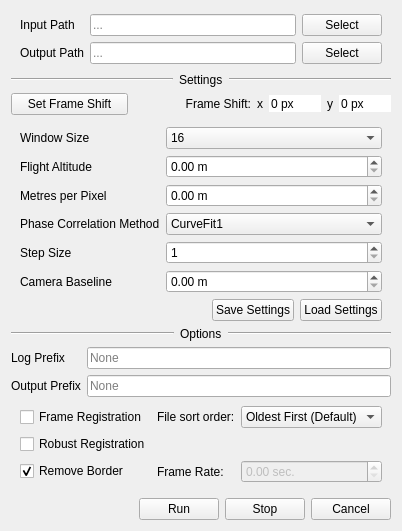
<?xml version="1.0" encoding="UTF-8"?>
<ui version="4.0">
 <class>DemGeneration</class>
 <widget class="QWidget" name="DemGeneration">
  <property name="geometry">
   <rect>
    <x>0</x>
    <y>0</y>
    <width>366</width>
    <height>531</height>
   </rect>
  </property>
  <property name="windowTitle">
   <string>Form</string>
  </property>
  <layout class="QVBoxLayout" name="verticalLayout_3">
   <item>
    <widget class="QWidget" name="gridWidget" native="true">
     <layout class="QGridLayout" name="gridLayout">
      <property name="topMargin">
       <number>3</number>
      </property>
      <property name="bottomMargin">
       <number>3</number>
      </property>
      <item row="1" column="2">
       <widget class="QPushButton" name="selectOutputBtn">
        <property name="text">
         <string>Select</string>
        </property>
       </widget>
      </item>
      <item row="0" column="0">
       <widget class="QLabel" name="label_2">
        <property name="text">
         <string>Input Path</string>
        </property>
        <property name="buddy">
         <cstring>inputPathLineEdit</cstring>
        </property>
       </widget>
      </item>
      <item row="1" column="1">
       <widget class="QLineEdit" name="outputPathLineEdit">
        <property name="toolTip">
         <string>&lt;html&gt;&lt;head/&gt;&lt;body&gt;&lt;p&gt;Change the output path. &lt;/p&gt;&lt;p&gt;If none is provided, the default output path is used: &lt;/p&gt;&lt;p&gt;C:/Tiger/Data/Output/SENT02&lt;/p&gt;&lt;/body&gt;&lt;/html&gt;</string>
        </property>
        <property name="placeholderText">
         <string>...</string>
        </property>
       </widget>
      </item>
      <item row="1" column="0">
       <widget class="QLabel" name="label_3">
        <property name="text">
         <string>Output Path</string>
        </property>
        <property name="buddy">
         <cstring>outputPathLineEdit</cstring>
        </property>
       </widget>
      </item>
      <item row="0" column="1">
       <widget class="QLineEdit" name="inputPathLineEdit">
        <property name="placeholderText">
         <string>...</string>
        </property>
       </widget>
      </item>
      <item row="0" column="2">
       <widget class="QPushButton" name="selectInputBtn">
        <property name="text">
         <string>Select</string>
        </property>
       </widget>
      </item>
     </layout>
    </widget>
   </item>
   <item>
    <layout class="QVBoxLayout" name="verticalLayout_2">
     <item>
      <widget class="QWidget" name="widget" native="true">
       <layout class="QHBoxLayout" name="horizontalLayout_3">
        <property name="leftMargin">
         <number>0</number>
        </property>
        <property name="topMargin">
         <number>0</number>
        </property>
        <property name="rightMargin">
         <number>0</number>
        </property>
        <property name="bottomMargin">
         <number>0</number>
        </property>
        <item>
         <widget class="Line" name="line">
          <property name="orientation">
           <enum>Qt::Horizontal</enum>
          </property>
         </widget>
        </item>
        <item>
         <widget class="QLabel" name="label_5">
          <property name="sizePolicy">
           <sizepolicy hsizetype="Maximum" vsizetype="Preferred">
            <horstretch>0</horstretch>
            <verstretch>0</verstretch>
           </sizepolicy>
          </property>
          <property name="text">
           <string>Settings</string>
          </property>
         </widget>
        </item>
        <item>
         <widget class="Line" name="line_2">
          <property name="orientation">
           <enum>Qt::Horizontal</enum>
          </property>
         </widget>
        </item>
       </layout>
      </widget>
     </item>
     <item>
      <layout class="QVBoxLayout" name="verticalLayout_4">
       <item>
        <layout class="QGridLayout" name="gridLayout_3">
         <property name="bottomMargin">
          <number>6</number>
         </property>
         <item row="0" column="2">
          <widget class="QLabel" name="label">
           <property name="sizePolicy">
            <sizepolicy hsizetype="Maximum" vsizetype="Preferred">
             <horstretch>0</horstretch>
             <verstretch>0</verstretch>
            </sizepolicy>
           </property>
           <property name="text">
            <string>x</string>
           </property>
          </widget>
         </item>
         <item row="0" column="3">
          <widget class="QSpinBox" name="xShift">
           <property name="sizePolicy">
            <sizepolicy hsizetype="Maximum" vsizetype="Fixed">
             <horstretch>0</horstretch>
             <verstretch>0</verstretch>
            </sizepolicy>
           </property>
           <property name="toolTip">
            <string>&lt;html&gt;&lt;head/&gt;&lt;body&gt;&lt;p&gt;shift along the x axis&lt;/p&gt;&lt;/body&gt;&lt;/html&gt;</string>
           </property>
           <property name="frame">
            <bool>false</bool>
           </property>
           <property name="buttonSymbols">
            <enum>QAbstractSpinBox::NoButtons</enum>
           </property>
           <property name="suffix">
            <string> px</string>
           </property>
           <property name="prefix">
            <string/>
           </property>
           <property name="minimum">
            <number>-9999</number>
           </property>
           <property name="maximum">
            <number>9999</number>
           </property>
          </widget>
         </item>
         <item row="0" column="4">
          <widget class="QLabel" name="label_4">
           <property name="sizePolicy">
            <sizepolicy hsizetype="Maximum" vsizetype="Preferred">
             <horstretch>0</horstretch>
             <verstretch>0</verstretch>
            </sizepolicy>
           </property>
           <property name="text">
            <string>y</string>
           </property>
          </widget>
         </item>
         <item row="0" column="1">
          <widget class="QLabel" name="label_17">
           <property name="toolTip">
            <string>&lt;html&gt;&lt;head/&gt;&lt;body&gt;&lt;p&gt;Set shift in x and y directions.&lt;/p&gt;&lt;/body&gt;&lt;/html&gt;</string>
           </property>
           <property name="text">
            <string>Frame Shift:</string>
           </property>
           <property name="alignment">
            <set>Qt::AlignRight|Qt::AlignTrailing|Qt::AlignVCenter</set>
           </property>
           <property name="buddy">
            <cstring>frameShiftBtn</cstring>
           </property>
          </widget>
         </item>
         <item row="0" column="5">
          <widget class="QSpinBox" name="yShift">
           <property name="sizePolicy">
            <sizepolicy hsizetype="Maximum" vsizetype="Fixed">
             <horstretch>0</horstretch>
             <verstretch>0</verstretch>
            </sizepolicy>
           </property>
           <property name="toolTip">
            <string>&lt;html&gt;&lt;head/&gt;&lt;body&gt;&lt;p&gt;shift along the y axis&lt;/p&gt;&lt;/body&gt;&lt;/html&gt;</string>
           </property>
           <property name="frame">
            <bool>false</bool>
           </property>
           <property name="buttonSymbols">
            <enum>QAbstractSpinBox::NoButtons</enum>
           </property>
           <property name="suffix">
            <string> px</string>
           </property>
           <property name="prefix">
            <string/>
           </property>
           <property name="minimum">
            <number>-9999</number>
           </property>
           <property name="maximum">
            <number>9999</number>
           </property>
          </widget>
         </item>
         <item row="0" column="0">
          <widget class="QPushButton" name="frameShiftBtn">
           <property name="sizePolicy">
            <sizepolicy hsizetype="Minimum" vsizetype="Fixed">
             <horstretch>0</horstretch>
             <verstretch>0</verstretch>
            </sizepolicy>
           </property>
           <property name="toolTip">
            <string>&lt;html&gt;&lt;head/&gt;&lt;body&gt;&lt;p&gt;Activate the Frame Shift Visualiser window&lt;/p&gt;&lt;/body&gt;&lt;/html&gt;</string>
           </property>
           <property name="text">
            <string>Set Frame Shift</string>
           </property>
           <property name="default">
            <bool>false</bool>
           </property>
           <property name="flat">
            <bool>false</bool>
           </property>
          </widget>
         </item>
        </layout>
       </item>
      </layout>
     </item>
     <item alignment="Qt::AlignTop">
      <widget class="QWidget" name="widget_2" native="true">
       <layout class="QFormLayout" name="formLayout">
        <property name="topMargin">
         <number>0</number>
        </property>
        <property name="bottomMargin">
         <number>0</number>
        </property>
        <item row="0" column="0">
         <widget class="QLabel" name="label_18">
          <property name="toolTip">
           <string/>
          </property>
          <property name="text">
           <string>Window Size</string>
          </property>
          <property name="buddy">
           <cstring>winSizeComboBox</cstring>
          </property>
         </widget>
        </item>
        <item row="0" column="1">
         <widget class="QComboBox" name="winSizeComboBox">
          <property name="toolTip">
           <string>&lt;html&gt;&lt;head/&gt;&lt;body&gt;&lt;p&gt;Local phase correlation scanning window size, default setting is 16.&lt;/p&gt;&lt;p&gt;If the results are not good, try 32.&lt;/p&gt;&lt;/body&gt;&lt;/html&gt;</string>
          </property>
          <item>
           <property name="text">
            <string>16</string>
           </property>
          </item>
          <item>
           <property name="text">
            <string>32</string>
           </property>
          </item>
          <item>
           <property name="text">
            <string>64</string>
           </property>
          </item>
         </widget>
        </item>
        <item row="1" column="0">
         <widget class="QLabel" name="label_6">
          <property name="toolTip">
           <string/>
          </property>
          <property name="text">
           <string>Flight Altitude</string>
          </property>
          <property name="buddy">
           <cstring>flightAltSpinBox</cstring>
          </property>
         </widget>
        </item>
        <item row="1" column="1">
         <widget class="QDoubleSpinBox" name="flightAltSpinBox">
          <property name="toolTip">
           <string>&lt;html&gt;&lt;head/&gt;&lt;body&gt;&lt;p&gt;Flight Altitude above the ground in metres.&lt;/p&gt;&lt;/body&gt;&lt;/html&gt;</string>
          </property>
          <property name="prefix">
           <string/>
          </property>
          <property name="suffix">
           <string> m</string>
          </property>
          <property name="decimals">
           <number>2</number>
          </property>
          <property name="maximum">
           <double>9999.000000000000000</double>
          </property>
         </widget>
        </item>
        <item row="3" column="0">
         <widget class="QLabel" name="label_7">
          <property name="toolTip">
           <string/>
          </property>
          <property name="text">
           <string>Metres per Pixel</string>
          </property>
         </widget>
        </item>
        <item row="3" column="1">
         <widget class="QDoubleSpinBox" name="pixelResBox">
          <property name="toolTip">
           <string>&lt;html&gt;&lt;head/&gt;&lt;body&gt;&lt;p&gt;How many metres a single pixel represents, i.e., the stereo image resolution.&lt;/p&gt;&lt;/body&gt;&lt;/html&gt;</string>
          </property>
          <property name="suffix">
           <string> m</string>
          </property>
          <property name="maximum">
           <double>99999.990000000005239</double>
          </property>
          <property name="singleStep">
           <double>0.100000000000000</double>
          </property>
         </widget>
        </item>
        <item row="5" column="0">
         <widget class="QLabel" name="label_8">
          <property name="toolTip">
           <string/>
          </property>
          <property name="text">
           <string>Phase Correlation Method</string>
          </property>
          <property name="buddy">
           <cstring>phaseCorrComboBox</cstring>
          </property>
         </widget>
        </item>
        <item row="5" column="1">
         <widget class="QComboBox" name="phaseCorrComboBox">
          <property name="toolTip">
           <string>&lt;html&gt;&lt;head/&gt;&lt;body&gt;&lt;p&gt;Phase Correlation Method, default is CurveFit1.&lt;/p&gt;&lt;/body&gt;&lt;/html&gt;</string>
          </property>
          <item>
           <property name="text">
            <string>CurveFit1</string>
           </property>
          </item>
          <item>
           <property name="text">
            <string>CurveFit2</string>
           </property>
          </item>
          <item>
           <property name="text">
            <string>Robust2DFit1</string>
           </property>
          </item>
          <item>
           <property name="text">
            <string>Robust2DFit2</string>
           </property>
          </item>
         </widget>
        </item>
        <item row="6" column="0">
         <widget class="QLabel" name="label_9">
          <property name="toolTip">
           <string/>
          </property>
          <property name="text">
           <string>Step Size</string>
          </property>
          <property name="buddy">
           <cstring>stepSizeSpinBox</cstring>
          </property>
         </widget>
        </item>
        <item row="6" column="1">
         <widget class="QSpinBox" name="stepSizeSpinBox">
          <property name="toolTip">
           <string>&lt;html&gt;&lt;head/&gt;&lt;body&gt;&lt;p&gt;Phase Correlation scanning jump step for speed up of calculation. &lt;/p&gt;&lt;p&gt;It can be set as large as 5 for lower accuracy of DEM display. &lt;/p&gt;&lt;/body&gt;&lt;/html&gt;</string>
          </property>
          <property name="suffix">
           <string/>
          </property>
          <property name="minimum">
           <number>1</number>
          </property>
          <property name="maximum">
           <number>5</number>
          </property>
         </widget>
        </item>
        <item row="7" column="0">
         <widget class="QLabel" name="label_10">
          <property name="toolTip">
           <string/>
          </property>
          <property name="text">
           <string>Camera Baseline</string>
          </property>
          <property name="buddy">
           <cstring>baselineSpinBox</cstring>
          </property>
         </widget>
        </item>
        <item row="7" column="1">
         <widget class="QDoubleSpinBox" name="baselineSpinBox">
          <property name="toolTip">
           <string>&lt;html&gt;&lt;head/&gt;&lt;body&gt;&lt;p&gt;Difference in position between the two cameras, given in metres.&lt;/p&gt;&lt;/body&gt;&lt;/html&gt;</string>
          </property>
          <property name="suffix">
           <string> m</string>
          </property>
          <property name="maximum">
           <double>100000.000000000000000</double>
          </property>
         </widget>
        </item>
        <item row="9" column="1">
         <widget class="QWidget" name="widget_8" native="true">
          <layout class="QHBoxLayout" name="horizontalLayout_7">
           <property name="leftMargin">
            <number>0</number>
           </property>
           <property name="topMargin">
            <number>0</number>
           </property>
           <property name="rightMargin">
            <number>0</number>
           </property>
           <property name="bottomMargin">
            <number>0</number>
           </property>
           <item>
            <spacer name="horizontalSpacer_2">
             <property name="orientation">
              <enum>Qt::Horizontal</enum>
             </property>
             <property name="sizeHint" stdset="0">
              <size>
               <width>40</width>
               <height>20</height>
              </size>
             </property>
            </spacer>
           </item>
           <item>
            <widget class="QPushButton" name="saveSettingsBtn">
             <property name="sizePolicy">
              <sizepolicy hsizetype="Minimum" vsizetype="Fixed">
               <horstretch>0</horstretch>
               <verstretch>0</verstretch>
              </sizepolicy>
             </property>
             <property name="toolTip">
              <string>&lt;html&gt;&lt;head/&gt;&lt;body&gt;&lt;p&gt;Save the current settings to .json file&lt;/p&gt;&lt;/body&gt;&lt;/html&gt;</string>
             </property>
             <property name="text">
              <string>Save Settings</string>
             </property>
            </widget>
           </item>
           <item>
            <widget class="QPushButton" name="loadSettingsBtn">
             <property name="toolTip">
              <string>&lt;html&gt;&lt;head/&gt;&lt;body&gt;&lt;p&gt;Load settings from a .json file&lt;/p&gt;&lt;/body&gt;&lt;/html&gt;</string>
             </property>
             <property name="text">
              <string>Load Settings</string>
             </property>
            </widget>
           </item>
          </layout>
         </widget>
        </item>
       </layout>
      </widget>
     </item>
    </layout>
   </item>
   <item>
    <layout class="QVBoxLayout" name="verticalLayout">
     <item>
      <widget class="QWidget" name="widget_3" native="true">
       <layout class="QHBoxLayout" name="horizontalLayout_2">
        <property name="leftMargin">
         <number>0</number>
        </property>
        <property name="topMargin">
         <number>0</number>
        </property>
        <property name="rightMargin">
         <number>0</number>
        </property>
        <property name="bottomMargin">
         <number>0</number>
        </property>
        <item>
         <widget class="Line" name="line_3">
          <property name="orientation">
           <enum>Qt::Horizontal</enum>
          </property>
         </widget>
        </item>
        <item>
         <widget class="QLabel" name="label_14">
          <property name="sizePolicy">
           <sizepolicy hsizetype="Maximum" vsizetype="Preferred">
            <horstretch>0</horstretch>
            <verstretch>0</verstretch>
           </sizepolicy>
          </property>
          <property name="text">
           <string>Options</string>
          </property>
         </widget>
        </item>
        <item>
         <widget class="Line" name="line_4">
          <property name="orientation">
           <enum>Qt::Horizontal</enum>
          </property>
         </widget>
        </item>
       </layout>
      </widget>
     </item>
     <item>
      <layout class="QFormLayout" name="formLayout_3">
       <item row="0" column="0">
        <widget class="QLabel" name="label_13">
         <property name="toolTip">
          <string/>
         </property>
         <property name="text">
          <string>Log Prefix</string>
         </property>
         <property name="buddy">
          <cstring>logPrefixLineEdit</cstring>
         </property>
        </widget>
       </item>
       <item row="0" column="1">
        <widget class="QLineEdit" name="logPrefixLineEdit">
         <property name="toolTip">
          <string>&lt;html&gt;&lt;head/&gt;&lt;body&gt;&lt;p&gt;Prefix to use for log files.&lt;/p&gt;&lt;/body&gt;&lt;/html&gt;</string>
         </property>
         <property name="placeholderText">
          <string>None</string>
         </property>
        </widget>
       </item>
       <item row="1" column="1">
        <widget class="QLineEdit" name="outPrefixLineEdit">
         <property name="toolTip">
          <string>&lt;html&gt;&lt;head/&gt;&lt;body&gt;&lt;p&gt;Prefix to use for output files. &lt;/p&gt;&lt;/body&gt;&lt;/html&gt;</string>
         </property>
         <property name="placeholderText">
          <string>None</string>
         </property>
        </widget>
       </item>
       <item row="1" column="0">
        <widget class="QLabel" name="label_16">
         <property name="acceptDrops">
          <bool>true</bool>
         </property>
         <property name="toolTip">
          <string/>
         </property>
         <property name="text">
          <string>Output Prefix</string>
         </property>
         <property name="buddy">
          <cstring>outPrefixLineEdit</cstring>
         </property>
        </widget>
       </item>
      </layout>
     </item>
     <item>
      <widget class="QWidget" name="formWidget" native="true">
       <layout class="QGridLayout" name="gridLayout_2">
        <property name="topMargin">
         <number>3</number>
        </property>
        <property name="bottomMargin">
         <number>3</number>
        </property>
        <item row="0" column="1">
         <widget class="QLabel" name="label_15">
          <property name="sizePolicy">
           <sizepolicy hsizetype="Maximum" vsizetype="Preferred">
            <horstretch>0</horstretch>
            <verstretch>0</verstretch>
           </sizepolicy>
          </property>
          <property name="text">
           <string>File sort order:</string>
          </property>
         </widget>
        </item>
        <item row="0" column="2">
         <widget class="QComboBox" name="sortOrderCmbo">
          <property name="sizePolicy">
           <sizepolicy hsizetype="Preferred" vsizetype="Fixed">
            <horstretch>0</horstretch>
            <verstretch>0</verstretch>
           </sizepolicy>
          </property>
          <property name="sizeAdjustPolicy">
           <enum>QComboBox::AdjustToContentsOnFirstShow</enum>
          </property>
          <item>
           <property name="text">
            <string>Oldest First (Default)</string>
           </property>
          </item>
          <item>
           <property name="text">
            <string>Newest First</string>
           </property>
          </item>
          <item>
           <property name="text">
            <string>Name Ascending</string>
           </property>
          </item>
          <item>
           <property name="text">
            <string>Name Descending</string>
           </property>
          </item>
         </widget>
        </item>
        <item row="1" column="0">
         <widget class="QCheckBox" name="robustRegiChkBox">
          <property name="text">
           <string>Robust Registration</string>
          </property>
         </widget>
        </item>
        <item row="2" column="0">
         <widget class="QCheckBox" name="rmBorderChkBox">
          <property name="text">
           <string>Remove Border</string>
          </property>
          <property name="checked">
           <bool>true</bool>
          </property>
         </widget>
        </item>
        <item row="0" column="0">
         <widget class="QCheckBox" name="frameRegChkBox">
          <property name="sizePolicy">
           <sizepolicy hsizetype="Preferred" vsizetype="Fixed">
            <horstretch>0</horstretch>
            <verstretch>0</verstretch>
           </sizepolicy>
          </property>
          <property name="text">
           <string>Frame Registration</string>
          </property>
         </widget>
        </item>
        <item row="2" column="1">
         <widget class="QLabel" name="frameRateLabel">
          <property name="text">
           <string>Frame Rate:</string>
          </property>
         </widget>
        </item>
        <item row="2" column="2">
         <widget class="QDoubleSpinBox" name="frameRate">
          <property name="enabled">
           <bool>false</bool>
          </property>
          <property name="toolTip">
           <string>Video processing only: Number of seconds between each frame captured.</string>
          </property>
          <property name="suffix">
           <string> sec.</string>
          </property>
          <property name="minimum">
           <double>0.000000000000000</double>
          </property>
          <property name="maximum">
           <double>999.990000000000009</double>
          </property>
          <property name="singleStep">
           <double>0.500000000000000</double>
          </property>
          <property name="value">
           <double>0.000000000000000</double>
          </property>
         </widget>
        </item>
       </layout>
      </widget>
     </item>
    </layout>
   </item>
   <item>
    <spacer name="verticalSpacer">
     <property name="orientation">
      <enum>Qt::Vertical</enum>
     </property>
     <property name="sizeHint" stdset="0">
      <size>
       <width>20</width>
       <height>40</height>
      </size>
     </property>
    </spacer>
   </item>
   <item>
    <layout class="QHBoxLayout" name="horizontalLayout">
     <item>
      <spacer name="horizontalSpacer">
       <property name="orientation">
        <enum>Qt::Horizontal</enum>
       </property>
       <property name="sizeHint" stdset="0">
        <size>
         <width>40</width>
         <height>20</height>
        </size>
       </property>
      </spacer>
     </item>
     <item>
      <widget class="QPushButton" name="runBtn">
       <property name="sizePolicy">
        <sizepolicy hsizetype="Preferred" vsizetype="Fixed">
         <horstretch>0</horstretch>
         <verstretch>0</verstretch>
        </sizepolicy>
       </property>
       <property name="text">
        <string>Run</string>
       </property>
      </widget>
     </item>
     <item>
      <widget class="QPushButton" name="stopBtn">
       <property name="sizePolicy">
        <sizepolicy hsizetype="Preferred" vsizetype="Fixed">
         <horstretch>0</horstretch>
         <verstretch>0</verstretch>
        </sizepolicy>
       </property>
       <property name="text">
        <string>Stop</string>
       </property>
      </widget>
     </item>
     <item>
      <widget class="QPushButton" name="cancelBtn">
       <property name="text">
        <string>Cancel</string>
       </property>
      </widget>
     </item>
    </layout>
   </item>
  </layout>
 </widget>
 <tabstops>
  <tabstop>inputPathLineEdit</tabstop>
  <tabstop>selectInputBtn</tabstop>
  <tabstop>outputPathLineEdit</tabstop>
  <tabstop>selectOutputBtn</tabstop>
  <tabstop>frameShiftBtn</tabstop>
  <tabstop>xShift</tabstop>
  <tabstop>yShift</tabstop>
  <tabstop>winSizeComboBox</tabstop>
  <tabstop>flightAltSpinBox</tabstop>
  <tabstop>pixelResBox</tabstop>
  <tabstop>phaseCorrComboBox</tabstop>
  <tabstop>stepSizeSpinBox</tabstop>
  <tabstop>baselineSpinBox</tabstop>
  <tabstop>saveSettingsBtn</tabstop>
  <tabstop>loadSettingsBtn</tabstop>
  <tabstop>logPrefixLineEdit</tabstop>
  <tabstop>outPrefixLineEdit</tabstop>
  <tabstop>frameRegChkBox</tabstop>
  <tabstop>robustRegiChkBox</tabstop>
  <tabstop>rmBorderChkBox</tabstop>
  <tabstop>sortOrderCmbo</tabstop>
  <tabstop>runBtn</tabstop>
  <tabstop>stopBtn</tabstop>
  <tabstop>cancelBtn</tabstop>
 </tabstops>
 <resources/>
 <connections/>
</ui>
